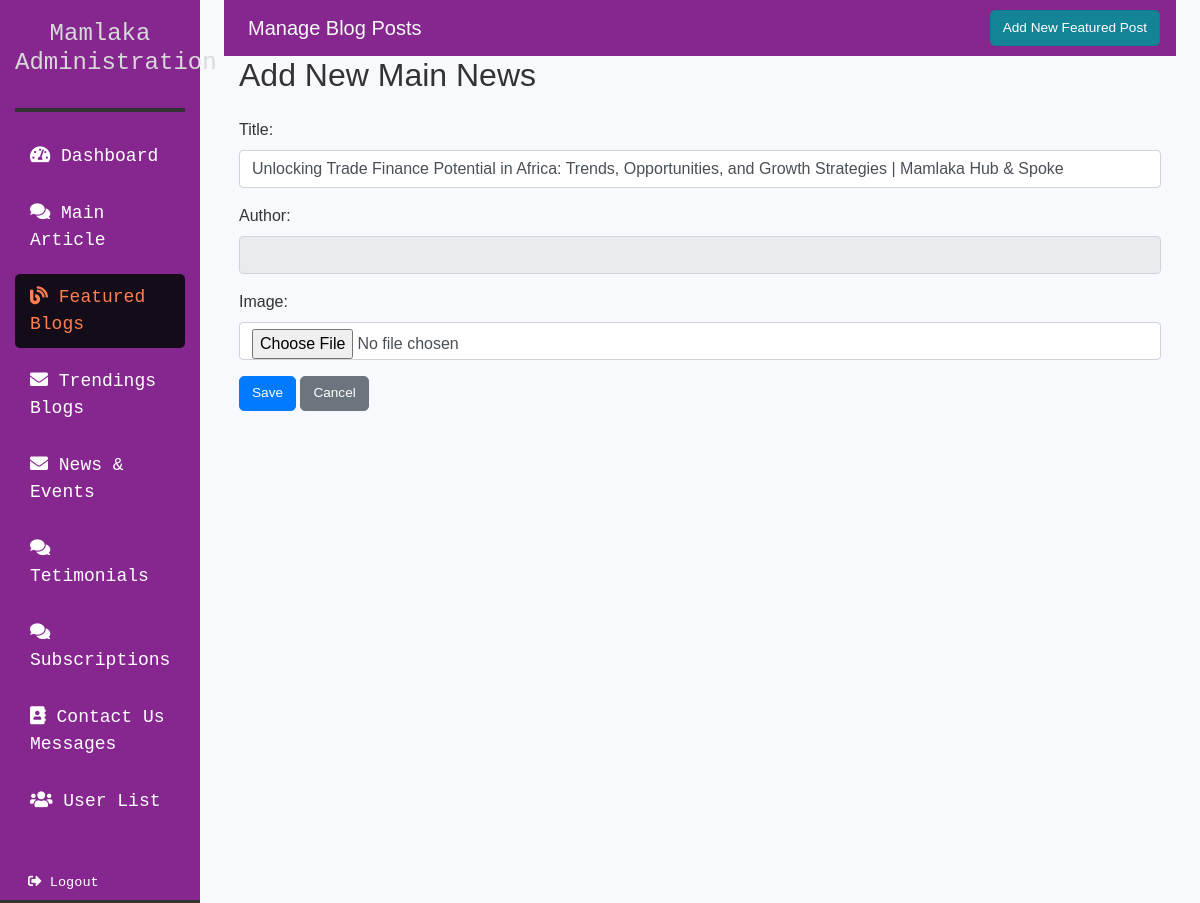
The app's page /main-articles/edit/2/ (signed in), older data.
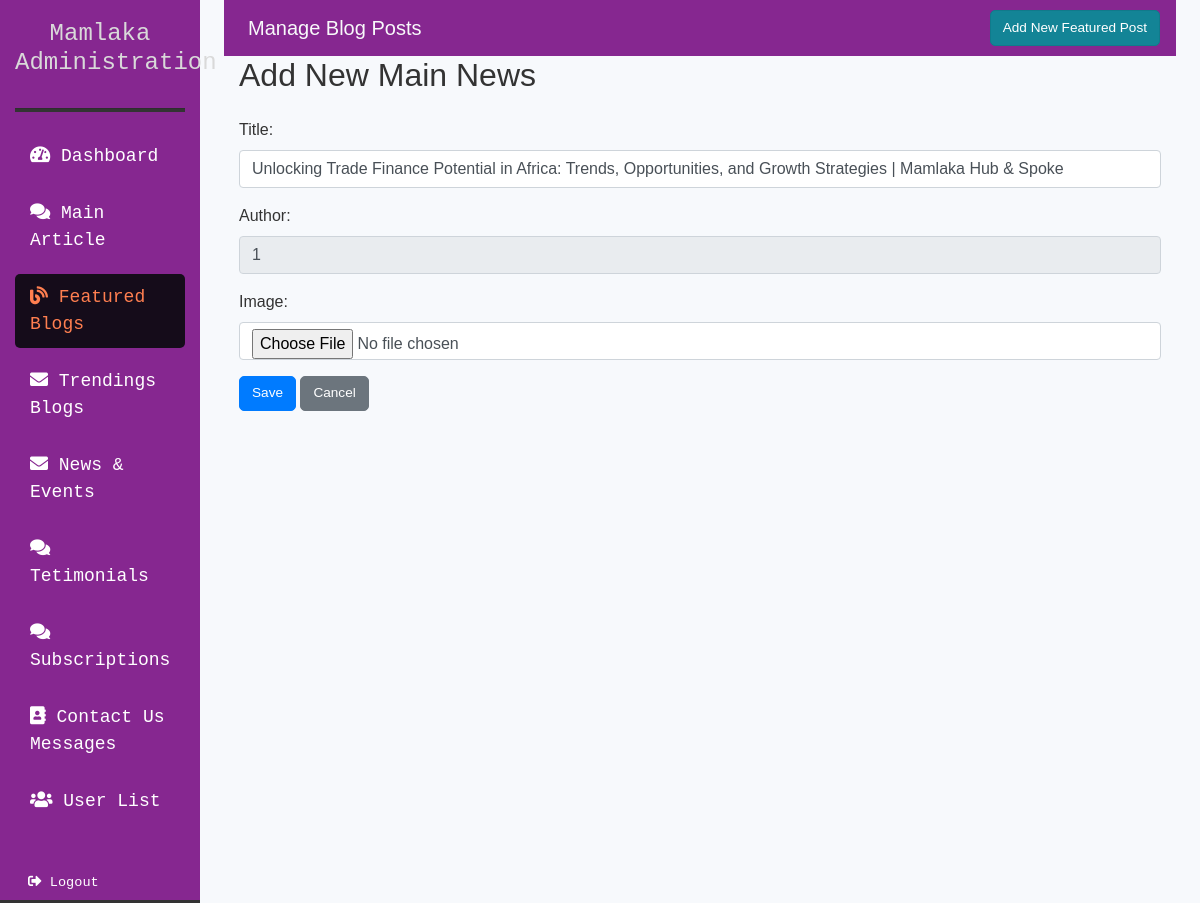
The same page, newer data.
### blog/models_backup.py (models this page shows, shortened)
class MainArticle(models.Model):
    title = models.CharField(max_length=255)
    image = models.ImageField(upload_to='main_articles/', null=True, blank=True)
    author = models.ForeignKey(User, on_delete=models.CASCADE, related_name='main_articles', null=True, blank=True)  # Author field

### blog/template_views.py (the view)
# urls.py: path('main-articles/edit/<int:pk>/', template_views.MainArticleUpdateView.as_view(), name='main_article_update'),
@method_decorator(login_required(login_url='/accounts/login/'), name='dispatch')
class MainArticleUpdateView(UpdateView):
    model = MainArticle
    form_class = MainArticleForm
    template_name = 'main_article_form.html'
    success_url = reverse_lazy('main_article_list')

### blog/forms.py
class MainArticleForm(forms.ModelForm):
    class Meta:
        model = MainArticle
        fields = ['title', 'author',  'image']  # Changed video_url to video
        widgets = {
            'title': forms.TextInput(attrs={'class': 'form-control'}),
            'author': forms.TextInput(attrs={'class': 'form-control', 'readonly': 'readonly'}),
            'image': forms.FileInput(attrs={'class': 'form-control'}),
        }
    def __init__(self, *args, **kwargs):
        user = kwargs.pop('user', None)
        super(MainArticleForm, self).__init__(*args, **kwargs)
        if user is not None:
            self.fields['author'].initial = user.username

### templates/main_article_form.html (shortened to what this page needs)
{% extends "base.html" %}
{% block content %}
<div class="container">
    <h2>{% if main_article %}Edit Article{% else %}Add New Main News{% endif %}</h2>
    <form method="post" class="mt-4">
        {{ form.as_p }}
        <button type="submit" class="btn btn-primary">Save</button>
        <a href="{% url 'main_article_list' %}" class="btn btn-secondary">Cancel</a>
    </form>
</div>
{% endblock %}

Row changes from the older to the newer data that the page shows:
changed MainArticle: author (not shown) → "1"
